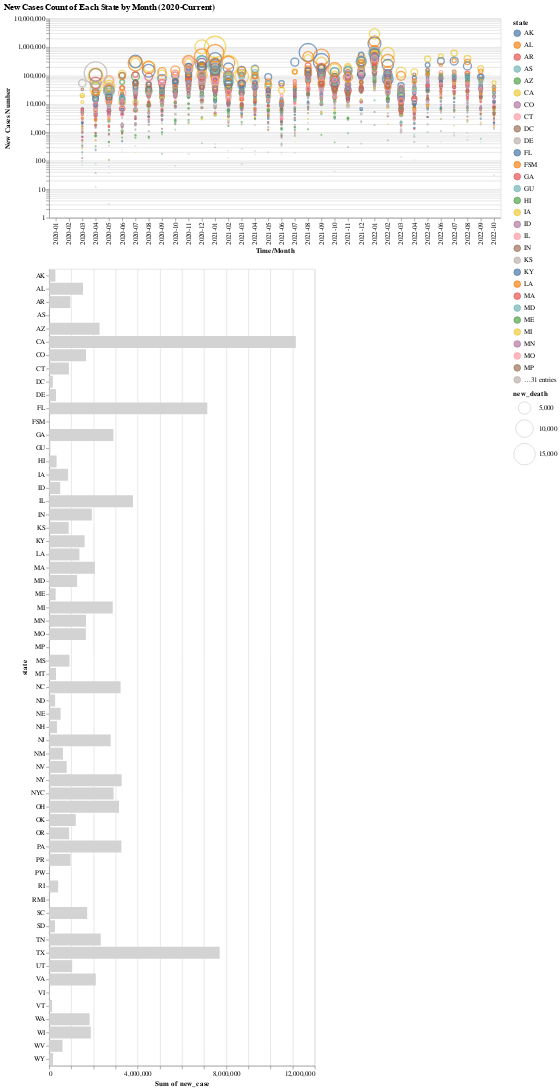

This figure's notebook cell:
### Markdown cell above
#### Through making comparisons among countries, there is a similar trend that the number of people influenced by the virus increases sharply at the front, than remain stable, and decreases gradually in this year. The toxicity of the virus is gradually weakening. What about the United States? Does each state has the same trend? 
#### To understand domestic situation better, we find data recorded by CDC (link: https://data.cdc.gov/). As we can see in the bubble plot below, it shows the new cases number of Covid-19 in United States within different states. In the graph, the bigger the bubble is, the bigger the number it represent case number is. Because of the difference in population, some big states like California, Texas and Florida always have the top new cases numbers. This fact is also reflected in the bar chart of sum of new cases below. Even though there are a lot of elements in the graph, we can still get an estimate trend of new cases count. For the data we have here, from March 2020 to October 2022, it some times increase and some times decrease and we don't see any significant decrease or increase trend of it. So after the analysis, we thought the Covid-19 diease is still going to be out there and may coexist with human-beings forever.

### Code cell
# First Visualization: Bubble Plot
points = alt.Chart(sub).mark_point().encode(
    alt.X('submission_date', title = 'Time/Month'),
    alt.Y('new_case', title = 'New Cases Number', scale=alt.Scale(type='log')),
    color=alt.condition(brush, color, alt.value('lightgray')),
    size=alt.Size('new_death', scale=alt.Scale(range=[0, 1178]))).add_selection(brush)

#Second Visualization: Bar Chart
bars = alt.Chart(sub).mark_bar().encode(
    y='state:N',
    x='sum(new_case):Q',
    color = alt.condition(~brush,color,alt.value('lightgray'))
).add_selection(brush).transform_filter(brush)


# Forming a Dashboard
dashboard = alt.vconcat(
    points,
    bars,
    data=sub,
    title="New Cases Count of Each State by Month (2020-Current)"
)

dashboard

### Figure 1 — Vega-Lite specification as saved in the notebook (floating-point values rounded to 4 significant figures; data arrays with more than 128 entries replaced by an {"elided": "..."} marker saying what was removed)
{"config": {"view": {"continuousWidth": 400, "continuousHeight": 300}}, "vconcat": [{"mark": "point", "encoding": {"color": {"condition": {"type": "nominal", "field": "state", "scale": {"domain": ["AK", "AL", "AR", "AS", "AZ", "CA", "CO", "CT", "DC", "DE", "FL", "FSM", "GA", "GU", "HI", "IA", "ID", "IL", "IN", "KS", "KY", "LA", "MA", "MD", "ME", "MI", "MN", "MO", "MP", "MS", "MT", "NC", "ND", "NE", "NH", "NJ", "NM", "NV", "NY", "NYC", "OH", "OK", "OR", "PA", "PR", "PW", "RI", "RMI", "SC", "SD", "TN", "TX", "UT", "VA", "VI", "VT", "WA", "WI", "WV", "WY"]}, "selection": "selector005"}, "value": "lightgray"}, "size": {"type": "quantitative", "field": "new_death", "scale": {"range": [0, 1178]}}, "x": {"type": "nominal", "field": "submission_date", "title": "Time/Month"}, "y": {"type": "quantitative", "field": "new_case", "scale": {"type": "log"}, "title": "New Cases Number"}}, "selection": {"selector005": {"type": "interval", "encodings": ["x", "y"]}}}, {"mark": "bar", "encoding": {"color": {"condition": {"type": "nominal", "field": "state", "scale": {"domain": ["AK", "AL", "AR", "AS", "AZ", "CA", "CO", "CT", "DC", "DE", "FL", "FSM", "GA", "GU", "HI", "IA", "ID", "IL", "IN", "KS", "KY", "LA", "MA", "MD", "ME", "MI", "MN", "MO", "MP", "MS", "MT", "NC", "ND", "NE", "NH", "NJ", "NM", "NV", "NY", "NYC", "OH", "OK", "OR", "PA", "PR", "PW", "RI", "RMI", "SC", "SD", "TN", "TX", "UT", "VA", "VI", "VT", "WA", "WI", "WV", "WY"]}, "selection": {"not": "selector005"}}, "value": "lightgray"}, "x": {"type": "quantitative", "aggregate": "sum", "field": "new_case"}, "y": {"type": "nominal", "field": "state"}}, "selection": {"selector005": {"type": "interval", "encodings": ["x", "y"]}}, "transform": [{"filter": {"selection": "selector005"}}]}], "data": {"name": "data-f763823000c28831bdab63fa4090fa94"}, "title": "New Cases Count of Each State by Month (2020-Current)", "$schema": "https://vega.github.io/schema/vega-lite/v4.8.1.json", "datasets": {"data-f763823000c28831bdab63fa4090fa94": {"elided": "2040 records"}}}
